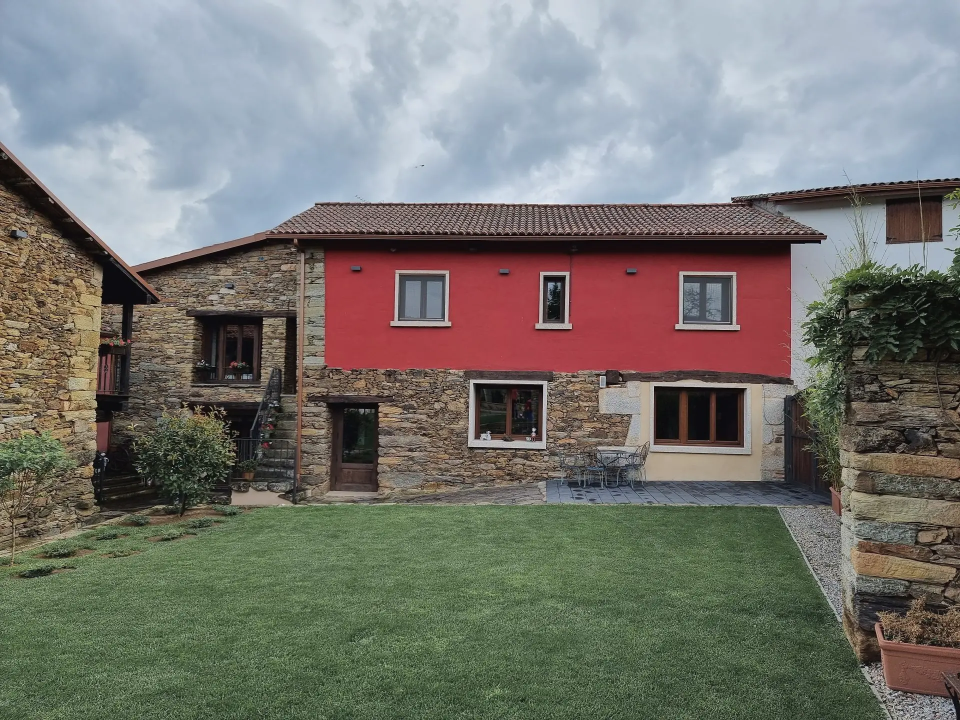
#> input picture img/fotos/casa-fachada-1920.webp, 1920 x 1440 px, given in place of casa-fachada-1920.jpg, which was not available (shown at 1/2 size)
$ python entrada-tinta.py
#> lines starting #> are read from the running program, lines starting #| are printed output that depends on the picture; after the words box and inside, x2 and y2 are one past the last pixel; in counts of white or black regions, pixels touching at a corner belong together; pictures that were not available may be replaced by others from this repository, and a replacement may not be noted
#!/usr/bin/env python3
"""Entrada · la foto de la portada «a tinta» (el gesto de la plumilla).

De la foto de la fachada saca una versión a plumilla: bordes (Canny sobre la foto suavizada) + rayado cruzado
según la luz (más oscuro = más capas y líneas más gruesas), tinta --tinta sobre --papel, con la mano algo
temblona (ruido de semilla fija). Escribe img/tinta/casa-fachada-tinta.webp con las MISMAS proporciones que la
foto de entrada: el módulo cubre con las dos igual, así que tienen que casar.

La foto de entrada es, por orden: el argumento, img/fotos/casa-fachada-1920.jpg (la procesada por la web) o la
original de ref/. Cuando la web cambie el recorte o el enderezado de casa-fachada, hay que volver a lanzarlo:
    python scripts/entrada-tinta.py [ruta-de-la-foto]
"""
import os
import sys

import cv2
import numpy as np
from PIL import Image
from scipy.ndimage import gaussian_filter

RAIZ = os.path.abspath(os.path.join(os.path.dirname(__file__), '..'))
SALIDA = os.path.join(RAIZ, 'img', 'tinta', 'casa-fachada-tinta.webp')
os.makedirs(os.path.dirname(SALIDA), exist_ok=True)

TINTA = np.array([0x1F, 0x1A, 0x17], np.float32)
PAPEL = np.array([0xF4, 0xEF, 0xE6], np.float32)
ANCHO = 1440
rng = np.random.default_rng(2610)


def entrada():
    if len(sys.argv) > 1 and os.path.exists(sys.argv[1]):
        return sys.argv[1]
    for c in ('img/fotos/casa-fachada-1920.jpg', 'ref/fotos/web/aldear-rural-a-cortinha-49.jpg'):
        r = os.path.join(RAIZ, c)
        if os.path.exists(r):
            return r
    raise SystemExit('no encuentro la foto de la fachada')


def ruido(h, w, sigma):
    r = rng.standard_normal((h, w)).astype(np.float32)
    r = gaussian_filter(r, sigma)
    return r / (r.std() + 1e-6)


def capa_rayada(tono, ang_grados, periodo, umbral, grosor_max, temblor):
    """Una capa de rayas inclinadas: donde el tono baja del umbral, la raya engorda hasta grosor_max."""
    h, w = tono.shape
    y, x = np.mgrid[0:h, 0:w].astype(np.float32)
    a = np.radians(ang_grados)
    u = x * np.cos(a) + y * np.sin(a) + temblor
    d = np.abs(((u + periodo / 2) % periodo) - periodo / 2)  # distancia a la raya más cercana
    prof = np.clip((umbral - tono) / max(umbral, 1e-3), 0, 1)  # 0 en el umbral, 1 en negro
    semi = (0.25 + grosor_max * prof) / 2.0
    return np.clip((semi + 0.7 - d) / 1.4, 0, 1) * (prof > 0.0)


def main():
    ruta = entrada()
    im = Image.open(ruta).convert('RGB')
#> im is the input picture: PIL image 1920x1440 RGB; mean R, G, B 119.3, 118.9, 112.9
    if im.size[0] != ANCHO:
        im = im.resize((ANCHO, int(round(im.size[1] * ANCHO / im.size[0]))), Image.LANCZOS)
#> im: PIL image 1440x1080 RGB
    rgb = np.asarray(im)
    h, w = rgb.shape[:2]
#> h = 1080; w = 1440
    gris = cv2.cvtColor(rgb, cv2.COLOR_RGB2GRAY)
    gris = cv2.createCLAHE(clipLimit=2.0, tileGridSize=(8, 8)).apply(gris)
    suave = cv2.bilateralFilter(gris, 9, 40, 9)
    tono = gaussian_filter(suave.astype(np.float32) / 255.0, 2.2)

    # bordes: Canny sobre la foto suavizada; se quitan las motas y se engorda un pelo
    bord = cv2.Canny(cv2.GaussianBlur(suave, (0, 0), 2.3), 52, 135)
#> bord: shape (1080, 1440); 2.2% white in thin lines or dots, all inside (x1, y1, x2, y2) = (0, 213, 1440, 1080)
    n, etiq, stats, _ = cv2.connectedComponentsWithStats((bord > 0).astype(np.uint8), 8)
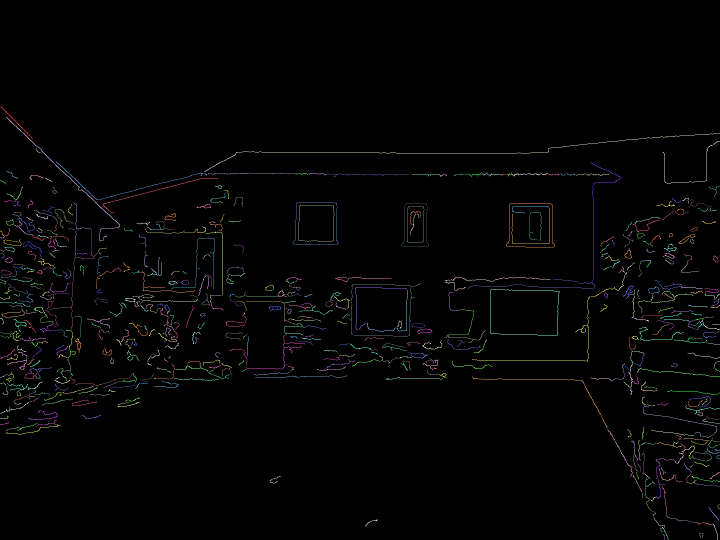
#> etiq: shape (1080, 1440) int32 (shown at 1/2 size); 595 distinct labels, from 0 to 594; one colour per label, 0 black
#> n = 595; stats = 595 rows, first 6: [0, 0, 1440, 1080, 1521713], [0, 213, 66, 65, 123], [12, 233, 228, 250, 523], [409, 266, 1031, 78, 1075], [1325, 282, 115, 85, 250], [72, 297, 9, 8, 15]
    mantener = np.zeros(n, bool)
    mantener[1:] = stats[1:, cv2.CC_STAT_AREA] >= 70
    bord = mantener[etiq].astype(np.uint8) * 255
#> bord: shape (1080, 1440); 1.1% white in thin lines or dots, all inside (x1, y1, x2, y2) = (0, 213, 1440, 1000)
    bord = cv2.dilate(bord, np.ones((2, 2), np.uint8))
#> bord: shape (1080, 1440); 2.3% white in thin lines or dots, all inside (x1, y1, x2, y2) = (0, 213, 1440, 1001)
    bord = gaussian_filter(bord.astype(np.float32) / 255.0, 0.6)
    bord = np.clip(bord * 1.35, 0, 1) * 0.92
    # el césped y la hiedra (muy verdes) llevan sobre todo rayado: sus bordes son ruido de hierba
    r, g, b = [rgb[..., i].astype(np.float32) for i in range(3)]
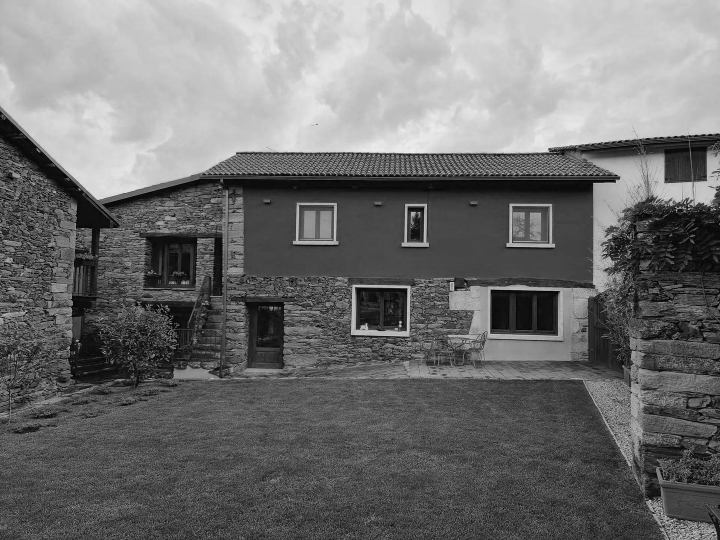
#> b: shape (1080, 1440) float32 (shown at 1/2 size); min 0, max 251, mean 112.9
    verde = gaussian_filter(np.clip((g - np.maximum(r, b)) / 60.0, 0, 1), 6)
    bord *= np.clip(1 - verde * 1.1, 0.12, 1)
#> bord: shape (1080, 1440) float32; min 0, max 0.92, mean 0.0258

    # rayado cruzado: la mano tiembla (campo de ruido lento sumado a la coordenada de cada raya)
    t1 = ruido(h, w, 14) * 1.7
    t2 = ruido(h, w, 14) * 1.7
    t3 = ruido(h, w, 18) * 1.5
    r1 = capa_rayada(tono, 38, 7.0, 0.74, 1.6, t1)
    r2 = capa_rayada(tono, -38, 7.0, 0.55, 1.7, t2)
#> call 2 of capa_rayada, with ang_grados = -38, periodo = 7, umbral = 0.55, grosor_max = 1.7
#> in capa_rayada (call 2), `semi = (0.25 + grosor_max * prof) / 2.0`:
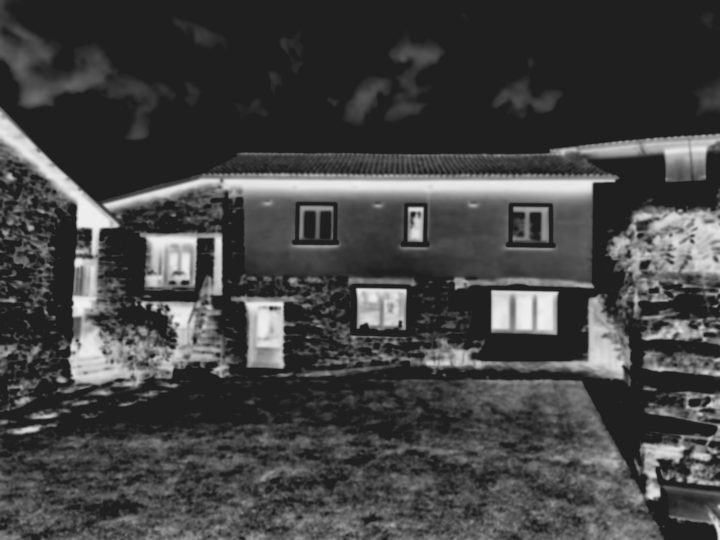
#> semi: shape (1080, 1440) float32 (shown at 1/2 size); min 0.125, max 0.939, mean 0.268
    r3 = capa_rayada(tono, 6, 5.5, 0.36, 2.0, t3)
#> call 3 of capa_rayada, with ang_grados = 6, periodo = 5.5, umbral = 0.36, grosor_max = 2
#> in capa_rayada (call 3), `u = x * np.cos(a) + y * np.sin(a) + temblor`:
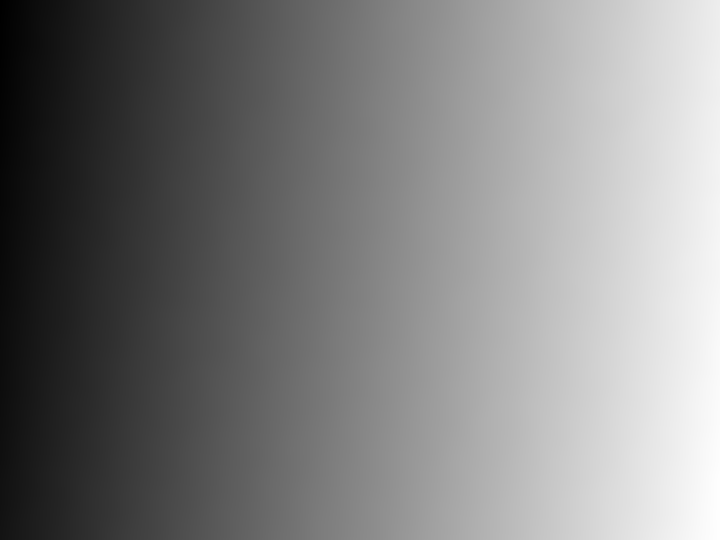
#> u: shape (1080, 1440) float32 (shown at 1/2 size); min 1.3, max 1536.2, mean 771.9; drawn with min black and max white
#> in capa_rayada (call 3), `d = np.abs(((u + periodo / 2) % periodo) - periodo / 2)`:
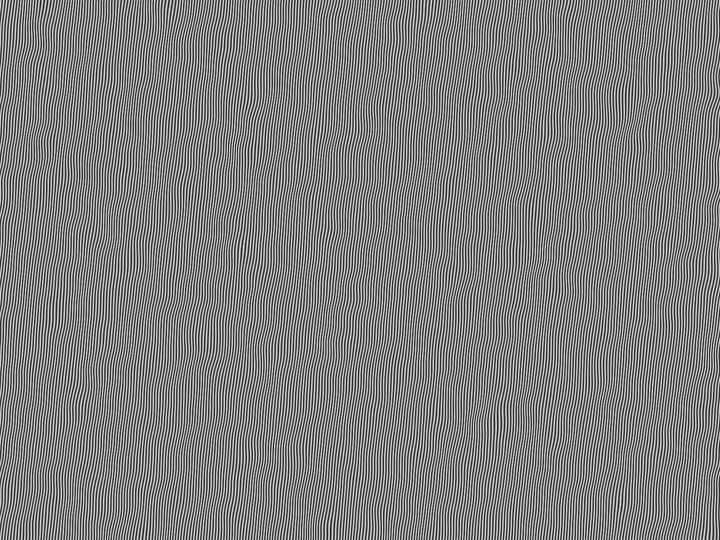
#> d: shape (1080, 1440) float32 (shown at 1/2 size); min 0, max 2.75, mean 1.37; drawn with min black and max white
    rayado = np.clip(np.maximum.reduce([r1 * 0.78, r2 * 0.82, r3 * 0.9]), 0, 1)

    tinta = np.clip(np.maximum(bord, rayado), 0, 1)
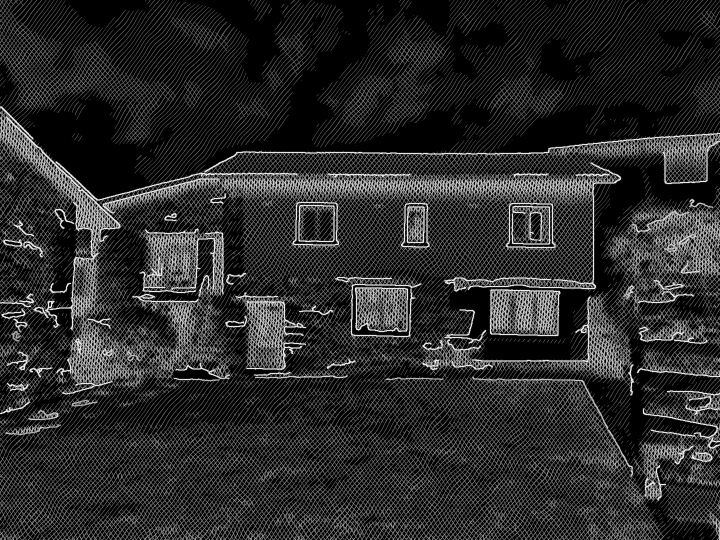
#> tinta: shape (1080, 1440) float32 (shown at 1/2 size); min 0, max 0.92, mean 0.17
    out = PAPEL[None, None, :] * (1 - tinta[..., None]) + TINTA[None, None, :] * tinta[..., None]
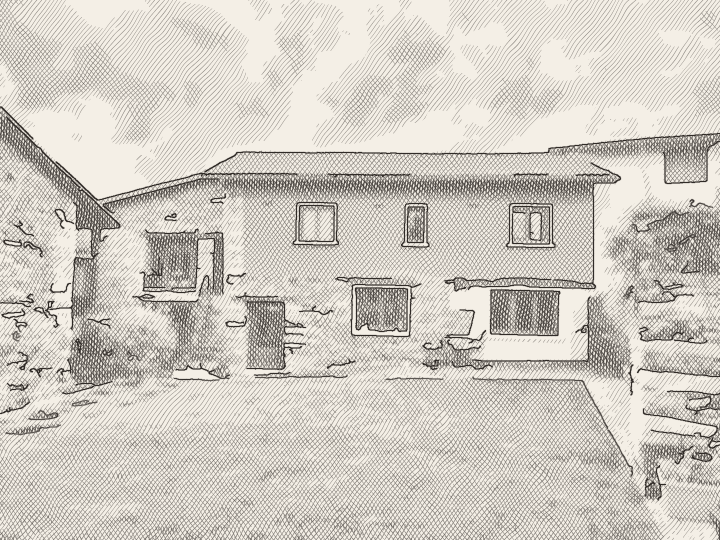
#> out: shape (1080, 1440, 3) float32 (shown at 1/2 size); mean of channels 0, 1, 2 207.5, 202.2, 193.5; drawn as R, G, B
    out = np.clip(out, 0, 255).astype(np.uint8)
    Image.fromarray(out).save(SALIDA, 'WEBP', quality=60, method=6)
    print('%s -> %s  (%dx%d, %d KB)' % (os.path.relpath(ruta, RAIZ), os.path.relpath(SALIDA, RAIZ), w, h, os.path.getsize(SALIDA) // 1024))
#| img/fotos/casa-fachada-1920.jpg -> img/tinta/casa-fachada-tinta.webp  (1440x1080, 444 KB)


if __name__ == '__main__':
    main()

$ run again, with img/fotos/apto1-bano-1024.jpg saved as img/fotos/casa-fachada-1920.webp
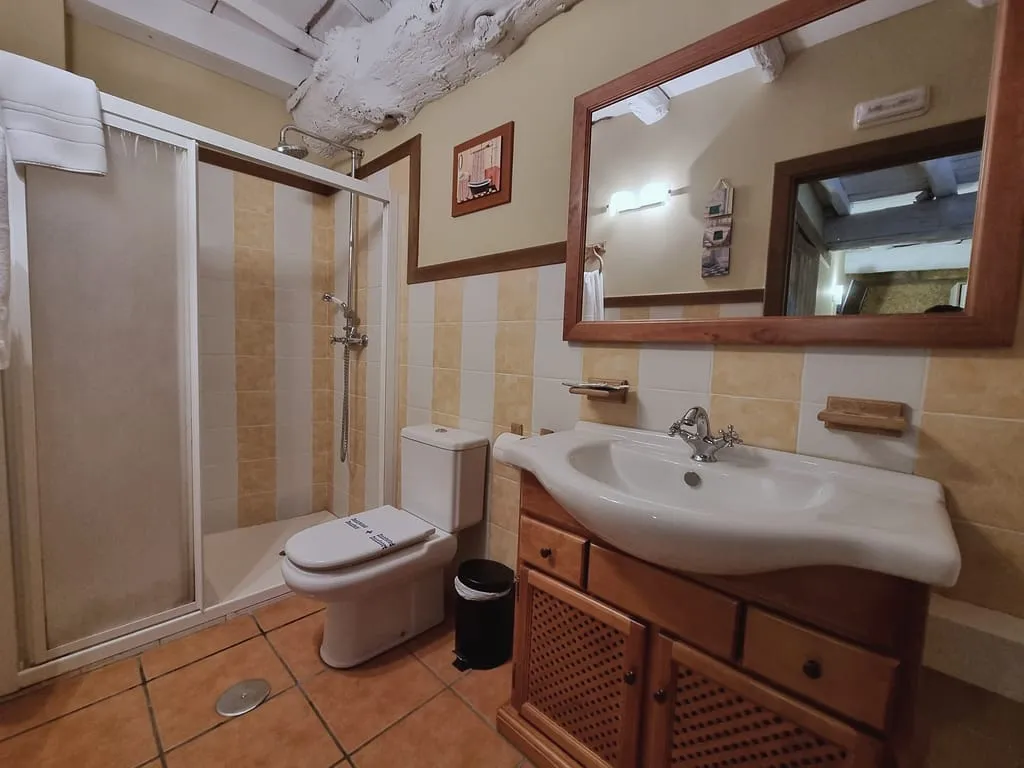
#> input picture img/fotos/apto1-bano-1024.jpg, 1024 x 768 px, given in place of casa-fachada-1920.jpg, which was not available
#> in main, im is the input picture: PIL image 1024x768 RGB; mean R, G, B 123.1, 101.7, 89.9
#> im: PIL image 1440x1080 RGB
#> in main, `n, etiq, stats, _ = cv2.connectedComponentsWithStats((bord > 0).astype..`:
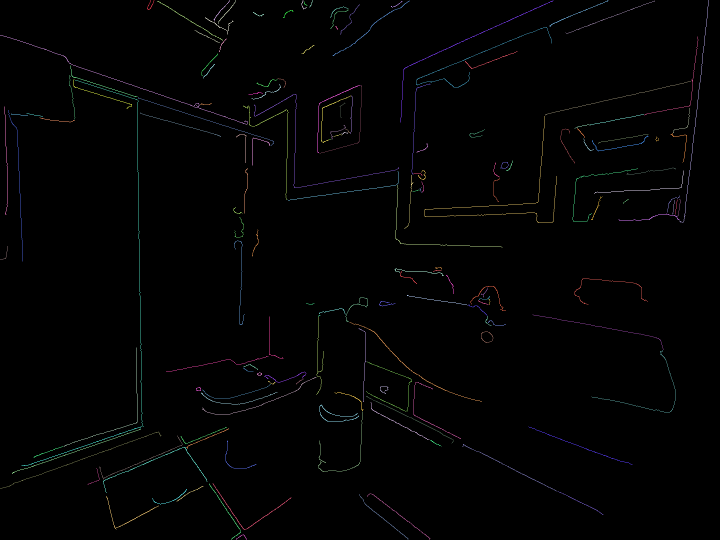
#> etiq: shape (1080, 1440) int32 (shown at 1/2 size); 174 distinct labels, from 0 to 173; one colour per label, 0 black
#> n = 174; stats = 174 rows, first 6: [0, 0, 1440, 1080, 1532305], [294, 0, 15, 20, 50], [427, 0, 32, 43, 68], [436, 0, 35, 48, 78], [603, 0, 11, 19, 32], [619, 0, 6, 15, 19]
#> in main, `out = PAPEL[None, None, :] * (1 - tinta[..., None]) + TINTA[None, None..`:
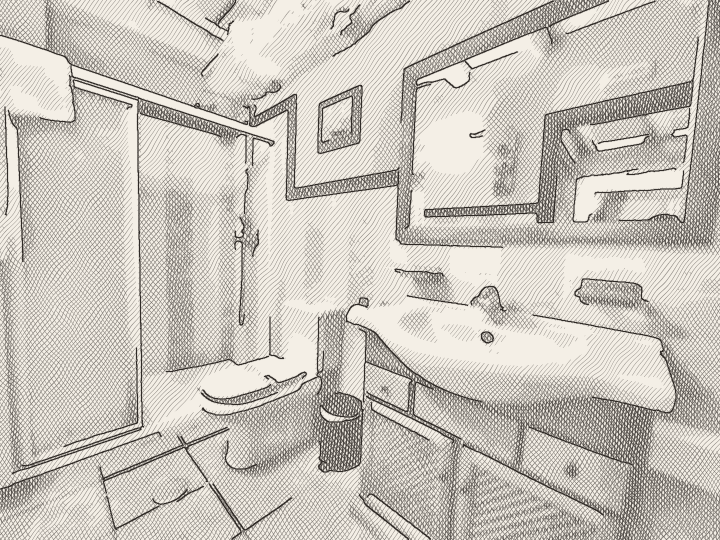
#> out: shape (1080, 1440, 3) float32 (shown at 1/2 size); mean of channels 0, 1, 2 201.4, 196.6, 187.8; drawn as R, G, B
#| img/fotos/casa-fachada-1920.jpg -> img/tinta/casa-fachada-tinta.webp  (1440x1080, 483 KB)
